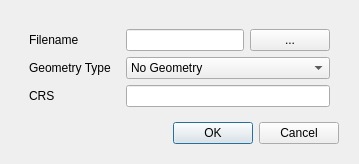
<?xml version="1.0" encoding="UTF-8"?>
<ui version="4.0">
 <class>Dialog</class>
 <widget class="QDialog" name="Dialog">
  <property name="geometry">
   <rect>
    <x>0</x>
    <y>0</y>
    <width>359</width>
    <height>160</height>
   </rect>
  </property>
  <property name="sizePolicy">
   <sizepolicy hsizetype="Fixed" vsizetype="Fixed">
    <horstretch>0</horstretch>
    <verstretch>0</verstretch>
   </sizepolicy>
  </property>
  <property name="maximumSize">
   <size>
    <width>359</width>
    <height>160</height>
   </size>
  </property>
  <property name="windowTitle">
   <string>Dialog</string>
  </property>
  <layout class="QVBoxLayout" name="verticalLayout_4">
   <item>
    <widget class="QFrame" name="frame_4">
     <property name="frameShape">
      <enum>QFrame::NoFrame</enum>
     </property>
     <property name="frameShadow">
      <enum>QFrame::Plain</enum>
     </property>
     <layout class="QVBoxLayout" name="verticalLayout_3">
      <item>
       <widget class="QFrame" name="frame_3">
        <property name="frameShape">
         <enum>QFrame::NoFrame</enum>
        </property>
        <property name="frameShadow">
         <enum>QFrame::Plain</enum>
        </property>
        <layout class="QHBoxLayout" name="horizontalLayout_2">
         <item>
          <widget class="QFrame" name="frame_2">
           <property name="frameShape">
            <enum>QFrame::NoFrame</enum>
           </property>
           <property name="frameShadow">
            <enum>QFrame::Plain</enum>
           </property>
           <layout class="QVBoxLayout" name="verticalLayout_2">
            <property name="leftMargin">
             <number>0</number>
            </property>
            <property name="topMargin">
             <number>0</number>
            </property>
            <property name="bottomMargin">
             <number>0</number>
            </property>
            <item>
             <widget class="QLabel" name="label_filename">
              <property name="text">
               <string>Filename</string>
              </property>
             </widget>
            </item>
            <item>
             <widget class="QLabel" name="label">
              <property name="text">
               <string>Geometry Type</string>
              </property>
             </widget>
            </item>
            <item>
             <widget class="QLabel" name="label_2">
              <property name="text">
               <string>CRS</string>
              </property>
             </widget>
            </item>
           </layout>
          </widget>
         </item>
         <item>
          <widget class="QFrame" name="frame">
           <property name="frameShape">
            <enum>QFrame::NoFrame</enum>
           </property>
           <property name="frameShadow">
            <enum>QFrame::Plain</enum>
           </property>
           <layout class="QVBoxLayout" name="verticalLayout">
            <property name="leftMargin">
             <number>0</number>
            </property>
            <property name="topMargin">
             <number>0</number>
            </property>
            <property name="rightMargin">
             <number>0</number>
            </property>
            <property name="bottomMargin">
             <number>0</number>
            </property>
            <item>
             <layout class="QHBoxLayout" name="horizontalLayout">
              <item>
               <widget class="QLineEdit" name="lineEdit_new_shp">
                <property name="readOnly">
                 <bool>true</bool>
                </property>
               </widget>
              </item>
              <item>
               <widget class="QPushButton" name="btn_save_shp">
                <property name="text">
                 <string>...</string>
                </property>
               </widget>
              </item>
             </layout>
            </item>
            <item>
             <widget class="QComboBox" name="comboBox_geom_type_shp">
              <item>
               <property name="text">
                <string>No Geometry</string>
               </property>
              </item>
              <item>
               <property name="text">
                <string>Point</string>
               </property>
              </item>
              <item>
               <property name="text">
                <string>LineString</string>
               </property>
              </item>
              <item>
               <property name="text">
                <string>Polygon</string>
               </property>
              </item>
             </widget>
            </item>
            <item>
             <widget class="QLineEdit" name="lineEdit_crs_new_shp"/>
            </item>
           </layout>
          </widget>
         </item>
        </layout>
       </widget>
      </item>
      <item>
       <widget class="QDialogButtonBox" name="buttonBox">
        <property name="orientation">
         <enum>Qt::Horizontal</enum>
        </property>
        <property name="standardButtons">
         <set>QDialogButtonBox::Cancel|QDialogButtonBox::Ok</set>
        </property>
       </widget>
      </item>
     </layout>
    </widget>
   </item>
  </layout>
 </widget>
 <resources/>
 <connections>
  <connection>
   <sender>buttonBox</sender>
   <signal>accepted()</signal>
   <receiver>Dialog</receiver>
   <slot>accept()</slot>
   <hints>
    <hint type="sourcelabel">
     <x>248</x>
     <y>254</y>
    </hint>
    <hint type="destinationlabel">
     <x>157</x>
     <y>274</y>
    </hint>
   </hints>
  </connection>
  <connection>
   <sender>buttonBox</sender>
   <signal>rejected()</signal>
   <receiver>Dialog</receiver>
   <slot>reject()</slot>
   <hints>
    <hint type="sourcelabel">
     <x>316</x>
     <y>260</y>
    </hint>
    <hint type="destinationlabel">
     <x>286</x>
     <y>274</y>
    </hint>
   </hints>
  </connection>
 </connections>
</ui>
